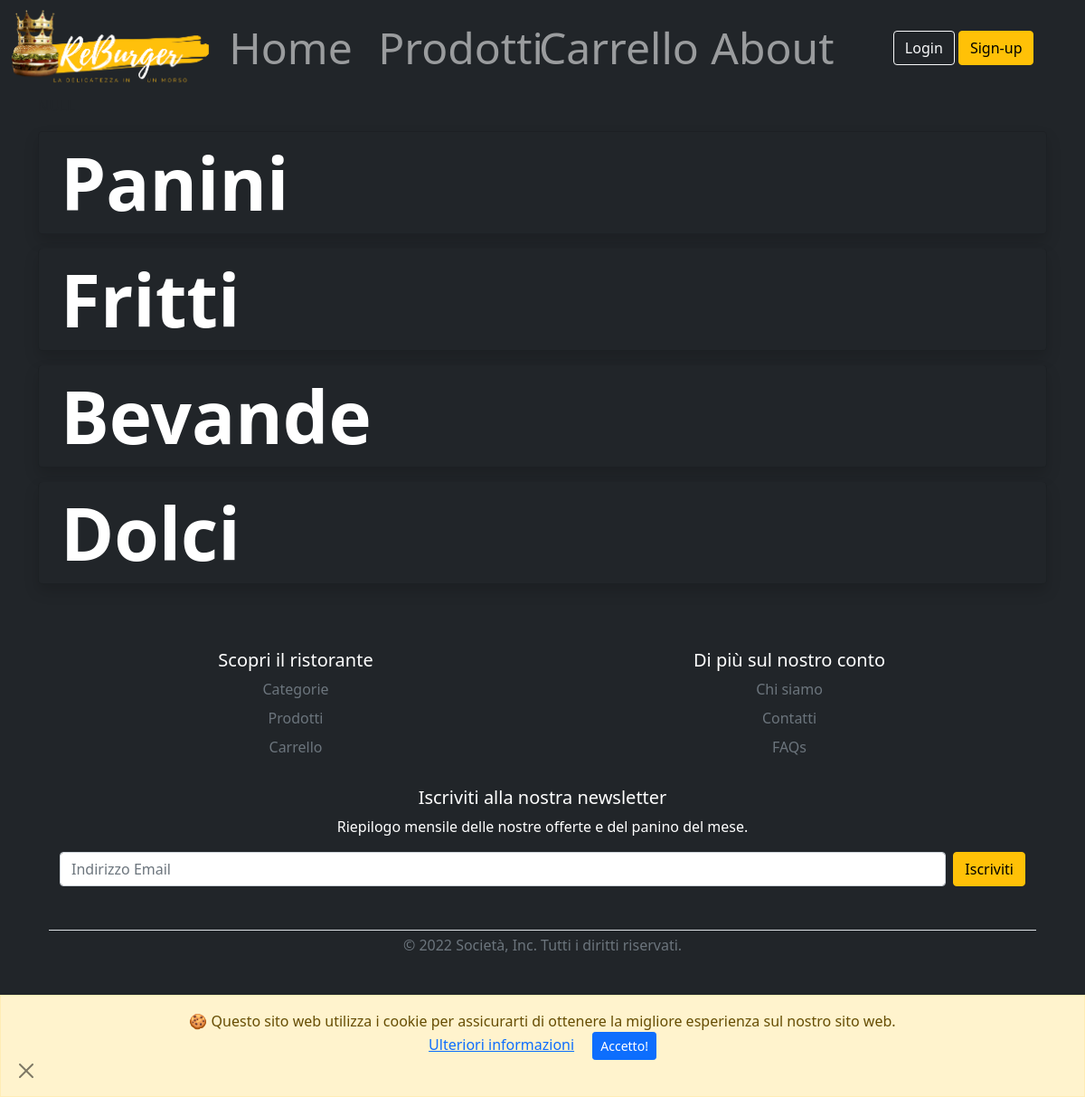
The page / on the database its author committed.
### tables this page shows
CREATE TABLE IF NOT EXISTS `categoria` (
  `idcategoria` INT NOT NULL AUTO_INCREMENT,
  `nomecategoria` VARCHAR(50) NOT NULL,
  PRIMARY KEY (`idcategoria`));

### index.php (called while the page is built)
<?php
require_once 'bootstrap.php';
$templateParams["titolo"] = "ReBurger - Home";
$templateParams["nome"] = "ristorante.php";
$templateParams["catego"] =$dbh->getCategories();
require_once 'template/base.php';
?>

### db/dbHelper.php (called while the page is built, shortened)
<?php
class DatabaseHelper{
    private $db;
    public function __construct($servername, $username, $password, $dbname, $port){
        $this->db = new mysqli($servername, $username, $password, $dbname, $port);
    }
    public function getCategories(){
        $stmt = $this->db->prepare("SELECT * FROM categoria");
        $stmt->execute();
        $result = $stmt->get_result();
        return $result->fetch_all(MYSQLI_ASSOC);
    }
}
?>

### bootstrap.php (called while the page is built, shortened)
<?php
require_once("db/dbHelper.php");
$dbh = new DatabaseHelper("localhost", "root", "", "reburger", 3306);
?>

### template/utilityFunctions.php (called while the page is built)
<?php
function createCopyright(){
    $year = date('Y');
    $msg = '&copy; ' . $year;
    return $msg;
}
?>

### template/ristorante.php (the view, shortened to what this page needs)
<div class="container-lg">
  <ol class="list-group">
  <?php foreach($templateParams["catego"] as $category):?>
    <li class="mt-3 bg-dark rounded-3 shadow text-white list-group-item d-flex justify-content-center align-items-start">
      <div class="ms-2 me-auto" data-bs-toggle="collapse" data-bs-target="#<?php echo $category["nomecategoria"]?>" aria-expanded="false" aria-controls="collapseWidthExample">
        <div class="fw-bold display-1"><?php echo $category["nomecategoria"]?></div>
      </div>
      <span class="badge"><i class='<?= $category["icona"] ?>' style='font-size:48px;color:rgb(247,193,68)'></i></span>
    </li>
  <?php endforeach; ?>
  </ol>
</div>

### template/base.php (shortened to what this page needs)
<!DOCTYPE html>
<html lang="it">
    <head>
            <link href="https://cdn.jsdelivr.net/npm/bootstrap@5.1.3/dist/css/bootstrap.min.css" rel="stylesheet">
            <link id="css_link" rel="stylesheet" type="text/css" href="css/styleSmartphone.css" />
            <link rel="stylesheet" href="https://cdn.jsdelivr.net/npm/bootstrap-icons@1.8.1/font/bootstrap-icons.css">
    </head>
<body class="bg-dark">
<?php include 'cookie.php' ?>
<header class="bg-dark text-white d-block">
<?php include 'header.php' ?>
</header>
<main>
  <?php
      if(isset($templateParams["nome"])){
          require($templateParams["nome"]);}
  ?>
</main>
<div class="container-md justify-content-center">
<?php include 'footer.php' ?>
</div>
</body>
</html>

### template/cookie.php
<div id="cb-cookie-banner" class=" alert alert-warning fade show  text-center mb-0" role="alert" >
          🍪  Questo sito web utilizza i cookie per assicurarti di ottenere la migliore esperienza sul nostro sito web. <br>
          <a href="https://www.garanteprivacy.it/faq/cookie" target="blank">Ulteriori informazioni</a>
          <button type="button" class="btn btn-primary btn-sm ms-3" onclick="window.cb_hideCookieBanner()"> Accetto! </button>
         <div class=" d-flex justify-content-start">
            <button type="button" class="btn-close" data-bs-dismiss="alert"  aria-label="Close"></button>
         </div>
</div>

### template/header.php (shortened to what this page needs)
<nav class="navbar navbar-expand-sm bg-dark navbar-dark">
  <div class="col-12 container-fluid justify-content-sm-center">
    <img class="col justify-content-lg-start overflow-hidden" src="img/Logo2.png" alt="ReBurger Logo" onclick='window.location="base.php"'/>
    <div class="container-mb col-5 collapse navbar-collapse" id="collapsibleNavbar">
    <ul class="col-12 navbar-nav text-center" style="font-size:4vw;">
        <li class="nav-item col-sm-3">
          <a class="nav-link" href="../template/base.php">Home</a>
        </li>
        <li class="nav-item col-sm-3 ">
          <a class="nav-link" href="../template/prodotti.php">Prodotti</a>
        </li>
        <li class="nav-item col-sm-3">
          <a class="nav-link" href="#">Carrello</a>
        </li>
        <li class="nav-item col-sm-3">
          <a class="nav-link" href="../template/contatti.php">About</a>
        </li>
      </ul>
    </div>
    <div class="container text-lg-center text-sm-end col  d-none d-md-block">
          <button type="button" class="btn btn-outline-light" onclick='window.location="login.php"'>Login</button>
          <button type="button" class="btn btn-warning my-2" onclick='window.location="signup.php"'>Sign-up</button></div>
    </div>
  </nav>

### template/footer.php (shortened to what this page needs)
<?php
require_once 'utilityFunctions.php';
$colFooter = [1 => "Scopri il ristorante", 2 => "Di più sul nostro conto" ];
$footerLink = [
  ["Categorie","Chi siamo"],
  ["Prodotti","Contatti"],
  ["Carrello", "FAQs"]];
?>
<footer class="py-5 m-4 text-center text-white">
  <div class="row">
    <?php foreach($colFooter as $num => $titolo):?>
      <div class="col-6">
            <h5><?= $titolo?></h5>
            <ul class="nav flex-column">
              <?php foreach ($footerLink as list($group1,$group2)) :?>
                <li class="nav-item mb-2"><a href="#" class="nav-link p-0 text-muted"> <?php if($num <2) {
                  echo $group1;
                 }else {
                    echo $group2;
                  }
                    ?></a></li>
                <?php endforeach ; ?>
             </ul>
          </div>
        <?php endforeach ;?>
          <div class="col-12 py-4">
            <form class="justify-content-center">
              <h5>Iscriviti alla nostra newsletter</h5>
              <p>Riepilogo mensile delle nostre offerte e del panino del mese.</p>
              <div class="d-flex w-100 gap-2">
                <input id="newsletter1" type="text" class="form-control" placeholder="Indirizzo Email ">
                <button class="btn btn-warning" type="button">Iscriviti</button>
              </div>
            </form>
          </div>
        <div class="col-12 d-block py-1 my-4 border-top">
          <p class="text-center text-muted"><?=createCopyright()?> Società, Inc. Tutti i diritti riservati.</p>
    </div>
        <div class="d-flex justify-content-center px-2 ">
          <ul class="list-unstyled d-flex text-white">
              <?php $social = [ "Meta" => '"bi bi-meta"', "Instagram" =>'"bi bi-instagram"', "Twitter" => '"bi bi-twitter"'];
              foreach($social as $nomeSocial => $icona): ?>
            <li class="ms-3"><a class="link-warning" href="#" id=<?=$nomeSocial?>><i class=<?=$icona?>></i></a></li>
            <?php endforeach; ?>
          </ul>
    </div>
  </footer>

### css/styleSmartphone.css (style rules this page uses)
body> header img { height: 100%; width: 100%; }
header { display: none; }
footer, footer.py-5>div.row { display:inline-flex; }
#cb-cookie-banner { position:fixed; bottom: 0; left: 0; width: 100%; z-index: 999; border-radius: 0; }
@media screen and (min-width: 1200px) { div.container { display: inline; } }
@media screen and (min-width: 1200px) { footer, footer.py-5>div.row { display:inline-flex; } }

### rows shown on the page
categoria: nomecategoria "Panini"
categoria: nomecategoria "Fritti"
categoria: nomecategoria "Bevande"
categoria: nomecategoria "Dolci"

### other values the page prints
$titolo "Scopri il ristorante"
$group1 "Categorie"
$group1 "Prodotti"
$group1 "Carrello"
$titolo "Di più sul nostro conto"
$group2 "Chi siamo"
$group2 "Contatti"
$group2 "FAQs"
createCopyright() "© 2022"
